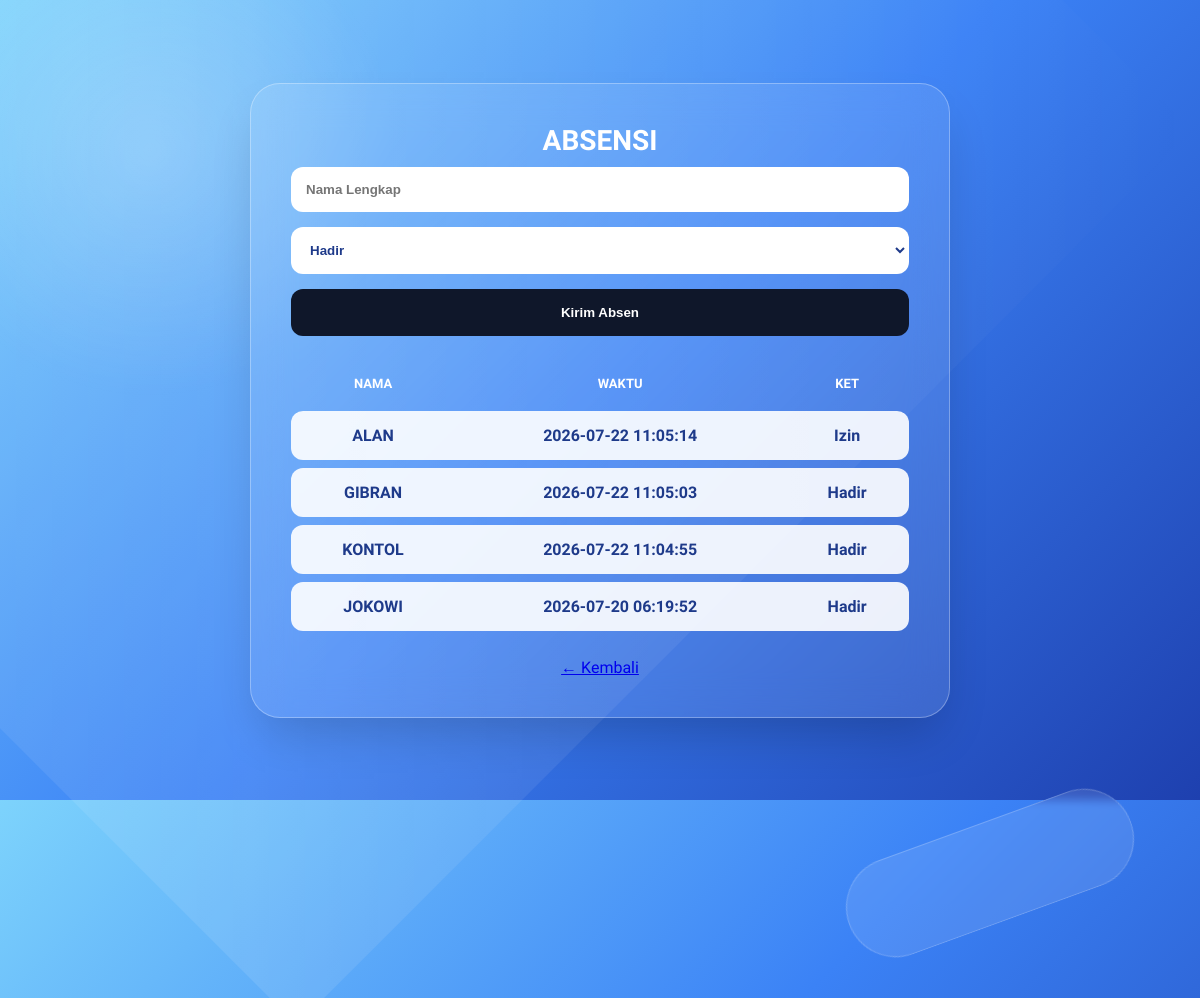
The page /absensi (signed in) on the database its author committed.
### tables this page shows
CREATE TABLE absensi ( 
		id INTEGER PRIMARY KEY AUTOINCREMENT,
		nama TEXT NOT NULL,
		tanggal TIMESTAMP DEFAULT CURRENT_TIMESTAMP,
		keterangan TEXT NOT NULL
	);

### app.py (the view, shortened to what this page needs)
@app.route('/absensi', methods=['GET', 'POST'])
def absensi():
    if 'user' not in session:
        return redirect('/login')
    conn = get_db_connection()
    daftar_absen = conn.execute('SELECT * FROM absensi ORDER BY tanggal DESC').fetchall()
    conn.close()
    return render_template('absensi.html', data_absen=daftar_absen)

### app.py (called while the page is built)
def get_db_connection():
    conn = sqlite3.connect('database.db')
    conn.row_factory = sqlite3.Row
    return conn

### templates/absensi.html (shortened to what this page needs)
<!DOCTYPE html>
<html lang="id">
<head>
    <link rel="stylesheet" href="{{ url_for('static', filename='style.css') }}">
</head>
<body>
    <div class="art-bg"><div class="art-1"></div><div class="art-2"></div></div>
    <div class="container">
        <h1>ABSENSI</h1>
        <form action="/absensi" method="POST">
            <input type="text" name="nama" placeholder="Nama Lengkap" required>
            <select name="keterangan">
                <option value="Hadir">Hadir</option>
            </select>
            <button type="submit" class="button">Kirim Absen</button>
        </form>
        <table>
            <thead><tr><th>Nama</th><th>Waktu</th><th>Ket</th>{% if session['user'] == 'Adminpanel123' %}<th>Aksi</th>{% endif %}</tr></thead>
            <tbody>
                {% for absen in data_absen %}
                <tr>
                    <td>{{ absen.nama }}</td><td>{{ absen.tanggal }}</td><td>{{ absen.keterangan }}</td>
                </tr>
                {% endfor %}
            </tbody>
        </table>
        <br><a href="/">← Kembali</a>
    </div>
</body>
</html>

### static/style.css (style rules this page uses)
* { margin: 0; padding: 0; box-sizing: border-box; }
body { font-family: 'Plus Jakarta Sans', sans-serif; min-height: 100vh; display: flex; justify-content: center; align-items: center; background: linear-gradient(135deg, #7dd3fc 0%, #3b82f6 50%, #1e40af 100%); color: white; position: relative; padding: 20px; }
.art-bg { position: fixed; width: 100%; height: 100%; z-index: -1; top: 0; left: 0; }
.art-1 { position: absolute; width: 500px; height: 500px; background: radial-gradient(circle, rgba(255,255,255,0.2) 0%, transparent 70%); top: -100px; left: -100px; border-radius: 50%; }
.art-2 { position: absolute; width: 300px; height: 100px; background: rgba(255, 255, 255, 0.1); border: 1px solid rgba(255, 255, 255, 0.2); border-radius: 50px; bottom: 10%; right: 5%; transform: rotate(-20deg); backdrop-filter: blur(5px); }
.container { background: rgba(255, 255, 255, 0.1); backdrop-filter: blur(20px); -webkit-backdrop-filter: blur(20px); border: 1px solid rgba(255, 255, 255, 0.3); padding: 40px; border-radius: 30px; width: 100%; max-width: 700px; text-align: center; box-shadow: 0 25px 50px -12px rgba(0, 0, 0, 0.2); }
h1 { font-weight: 700; margin-bottom: 10px; font-size: 28px; }
input, select { width: 100%; padding: 14px; margin-bottom: 15px; border: 1px solid rgba(255, 255, 255, 0.4); border-radius: 12px; background: white; color: #1e3a8a; font-weight: 600; outline: none; }
.button { background: #0f172a; color: white; padding: 16px; border: none; border-radius: 12px; font-weight: 700; cursor: pointer; width: 100%; transition: 0.3s; }
table { width: 100%; border-collapse: separate; border-spacing: 0 8px; margin-top: 20px; }
th { padding: 12px; color: white; font-size: 13px; text-transform: uppercase; }
td { padding: 15px; background: rgba(255, 255, 255, 0.9); color: #1e3a8a; font-weight: 600; }
td:first-child { border-radius: 12px 0 0 12px; }
td:last-child { border-radius: 0 12px 12px 0; }
.container { perspective: 1000px; animation: float3D 6s ease-in-out infinite; transform-style: preserve-3d; }
.art-1, .art-2, .art-3 { animation: morph3D 15s linear infinite; }
.container::before { content: ""; position: absolute; top: -100%; left: -100%; width: 200%; height: 200%; background: linear-gradient( 45deg, transparent, rgba(255, 255, 255, 0.1), transparent ); transform: rotate(45deg); animation: shine 5s infinite; z-index: -1; }

### rows shown on the page
absensi: nama "ALAN", tanggal "2026-07-22 11:05:14", keterangan "Izin"
absensi: nama "GIBRAN", tanggal "2026-07-22 11:05:03", keterangan "Hadir"
absensi: nama "KONTOL", tanggal "2026-07-22 11:04:55", keterangan "Hadir"
absensi: nama "JOKOWI", tanggal "2026-07-20 06:19:52", keterangan "Hadir"
